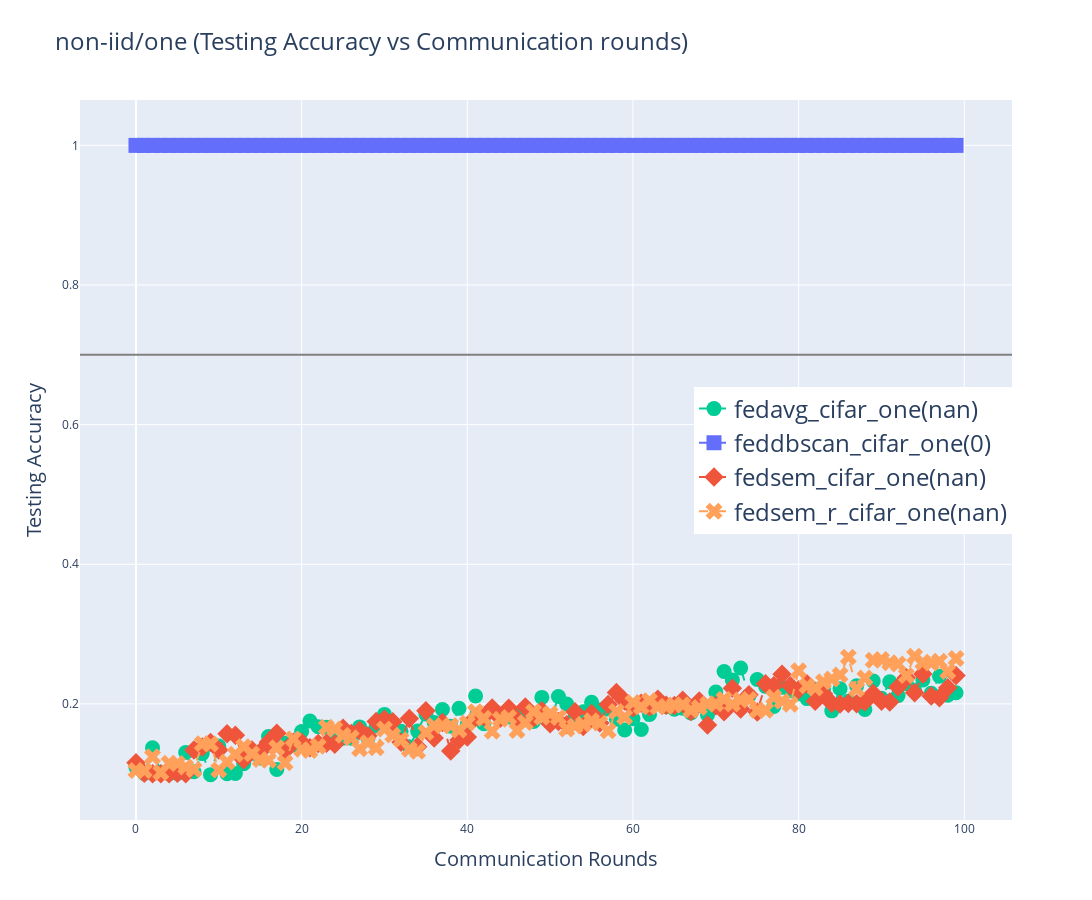

This figure's notebook cell:
### Code cell
import os
import json
import plotly.graph_objs as go
from tqdm import tqdm
import plotly.express as px
import plotly.io as pio

path_to_json_files = '../save/json/cifar/'
# x_len = []
# for folder_name in ['iid','non-iid/one','non-iid/two','non-iid/unequal']: 
#     for json_file_name in os.listdir(os.path.join(path_to_json_files, folder_name)):
#         if not json_file_name.endswith('.json'):
#             continue
#         with open(os.path.join(path_to_json_files, folder_name, json_file_name)) as json_file:
#             json_text = json.load(json_file)
#             acc = json_text['test_accuracy']
#             x_len.append(len(acc))
# print(x_len)
for folder_name in tqdm(['non-iid/one']): # ['iid','non-iid/one','non-iid/two','non-iid/unequal']
    # if folder_name.startswith('.') or 'others' in folder_name or 'desktop.ini' in folder_name:
    #     continue
    # color = list(go.colors.TABLEAU)  # Using Plotly's color palette
    # color_scale = px.colors.qualitative.Plotly
    color_scale = ['#00CC96' ,'#636EFA','#EF553B','#FFA15A']
    data = []
    i=0
    for json_file_name in sorted(os.listdir(os.path.join(path_to_json_files, folder_name))):
        if not json_file_name.endswith('.json'):
            continue
        fn_ls = json_file_name.split('.json')[0].split('_')
        with open(os.path.join(path_to_json_files, folder_name, json_file_name)) as json_file:
            json_text = json.load(json_file)
            acc = json_text['test_accuracy']
            # i_idx = json_file_name.find('iid')
            a_idx = json_file_name.find('_cifar_')
            # e_idx = json_file_name.find('E[')+2
            # if 'Clusters' in json_file_name:
            #     c_idx = json_file_name.find('Clusters')
            #     label_n = "multi-center({})".format(json_file_name[c_idx + 9:fn_idx - 2]) + json_file_name[fn_idx:-5] + "({})".format(len(acc)) # -2: ]_iid
            # else:
            # label_n = json_file_name[:a_idx]+'_cifar_'+json_file_name[i_idx:json_file_name.find('_E[')]+ f"({len(acc)})" # json_file_name[e_idx:json_file_name.find('.json')-1]
            if 'fedsem_r' in json_file_name[:a_idx]:
                label_n = json_file_name[:a_idx]+'_cifar_'+ fn_ls[-1]+ f"({fn_ls[3][6:-1]})"
            else:
                label_n = json_file_name[:a_idx]+'_cifar_'+ fn_ls[-1]+ f"({fn_ls[2][6:-1]})"
            if len(acc) == 1:
                trace = go.Scatter(
                x = [0,max(x_len)],
                y = acc * 2,
                mode='lines+markers',
                name=label_n,
                line=dict(color=color_scale[len(data)], dash='dash'),
                marker=dict(symbol=symbols[i],size=15))
            else:
                trace = go.Scatter(
                    x=list(range(len(acc))),
                    y=acc,
                    mode='lines+markers',
                    name=label_n,
                    line=dict(color=color_scale[len(data)], dash='dash'),
                    marker=dict(symbol=symbols[i],size=15))
            data.append(trace)
            # eb_idx = json_file_name.find('E[')    
            # img_n = json_file_name[eb_idx:-5]
            i+=1
    if 'one' in folder_name:
            layout = go.Layout(
            title=dict(text=f'{folder_name} (Testing Accuracy vs Communication rounds)',font=dict(size=24)),
            xaxis=dict(title='Communication Rounds',titlefont=dict(size=20)),
            yaxis=dict(title='Testing Accuracy',titlefont=dict(size=20)),
            legend=dict(x=1, y=0.5, xanchor='right', yanchor='middle', font=dict(size=24)),
            shapes=[{'type': 'line', 'x0': 0, 'x1': 1, 'xref': 'paper', 'y0': 0.7, 'y1': 0.7, 'yref': 'y', 'line': {'color': 'gray', 'dash': 'solid'}}]
        )
    else:
        layout = go.Layout(
            title=dict(text=f'{folder_name} (Testing Accuracy vs Communication rounds)',font=dict(size=24)),
            xaxis=dict(title='Communication Rounds',titlefont=dict(size=20)),
            yaxis=dict(title='Testing Accuracy',titlefont=dict(size=20)),
            legend=dict(x=1, y=0, xanchor='right', yanchor='bottom', font=dict(size=24)),
            shapes=[{'type': 'line', 'x0': 0, 'x1': 1, 'xref': 'paper', 'y0': 0.7, 'y1': 0.7, 'yref': 'y', 'line': {'color': 'gray', 'dash': 'solid'}}]
        )
    
    fig = go.Figure(data=data, layout=layout)
    fig.update_layout(width=1200, height=900)
    fig.show()
    # fig.write_image(f'../save/img/comparison/mnist/{folder_name}_test_acc_comparison.png',format='png')
    save_path = "../save/img/comparison/cifar/"
    foldname = folder_name.split('/')
    if len(foldname) > 1:
        fold_path = os.path.join(*foldname[:-1])
        save_path = os.path.join(save_path,fold_path)
    full_path = os.path.join(save_path, foldname[-1] + '.png')
    if not os.path.exists(save_path):
        os.makedirs(save_path)
    pio.write_image(fig, full_path)

### Figure 1 — Plotly figure (JSON) as saved in the notebook; plotly's stock layout.template omitted (floating-point values rounded to 4 significant figures)
{"data": [{"line": {"color": "#00CC96", "dash": "dash"}, "marker": {"size": 15, "symbol": "circle"}, "mode": "lines+markers", "name": "fedavg_cifar_one(nan)", "type": "scatter", "x": [0, 1, 2, 3, 4, 5, 6, 7, 8, 9, 10, 11, 12, 13, 14, 15, 16, 17, 18, 19, 20, 21, 22, 23, 24, 25, 26, 27, 28, 29, 30, 31, 32, 33, 34, 35, 36, 37, 38, 39, 40, 41, 42, 43, 44, 45, 46, 47, 48, 49, 50, 51, 52, 53, 54, 55, 56, 57, 58, 59, 60, 61, 62, 63, 64, 65, 66, 67, 68, 69, 70, 71, 72, 73, 74, 75, 76, 77, 78, 79, 80, 81, 82, 83, 84, 85, 86, 87, 88, 89, 90, 91, 92, 93, 94, 95, 96, 97, 98, 99], "y": [0.109, 0.1004, 0.1372, 0.1018, 0.1, 0.1006, 0.1304, 0.1028, 0.1288, 0.09875, 0.1397, 0.1001, 0.1004, 0.1144, 0.13, 0.1226, 0.1534, 0.1061, 0.1437, 0.1412, 0.1604, 0.1754, 0.1673, 0.1666, 0.1593, 0.1508, 0.151, 0.1671, 0.1508, 0.1683, 0.185, 0.1702, 0.1608, 0.1387, 0.1611, 0.1854, 0.1736, 0.1921, 0.1682, 0.1937, 0.1705, 0.2113, 0.1717, 0.1923, 0.1808, 0.1814, 0.1842, 0.1849, 0.1749, 0.2093, 0.1734, 0.2107, 0.2, 0.1816, 0.1888, 0.2023, 0.1914, 0.1926, 0.1782, 0.1627, 0.1787, 0.1633, 0.185, 0.2029, 0.1961, 0.1923, 0.1938, 0.1872, 0.2006, 0.1845, 0.217, 0.2464, 0.2344, 0.2514, 0.2118, 0.2349, 0.2252, 0.1963, 0.2239, 0.2188, 0.2144, 0.2077, 0.2206, 0.2202, 0.1901, 0.2218, 0.2039, 0.2259, 0.1922, 0.233, 0.2081, 0.2318, 0.2119, 0.229, 0.2197, 0.2342, 0.2152, 0.2398, 0.2124, 0.216]}, {"line": {"color": "#636EFA", "dash": "dash"}, "marker": {"size": 15, "symbol": "square"}, "mode": "lines+markers", "name": "feddbscan_cifar_one(0)", "type": "scatter", "x": [0, 1, 2, 3, 4, 5, 6, 7, 8, 9, 10, 11, 12, 13, 14, 15, 16, 17, 18, 19, 20, 21, 22, 23, 24, 25, 26, 27, 28, 29, 30, 31, 32, 33, 34, 35, 36, 37, 38, 39, 40, 41, 42, 43, 44, 45, 46, 47, 48, 49, 50, 51, 52, 53, 54, 55, 56, 57, 58, 59, 60, 61, 62, 63, 64, 65, 66, 67, 68, 69, 70, 71, 72, 73, 74, 75, 76, 77, 78, 79, 80, 81, 82, 83, 84, 85, 86, 87, 88, 89, 90, 91, 92, 93, 94, 95, 96, 97, 98, 99], "y": [1, 1, 1, 1, 1, 1, 1, 1, 1, 1, 1, 1, 1, 1, 1, 1, 1, 1, 1, 1, 1, 1, 1, 1, 1, 1, 1, 1, 1, 1, 1, 1, 1, 1, 1, 1, 1, 1, 1, 1, 1, 1, 1, 1, 1, 1, 1, 1, 1, 1, 1, 1, 1, 1, 1, 1, 1, 1, 1, 1, 1, 1, 1, 1, 1, 1, 1, 1, 1, 1, 1, 1, 1, 1, 1, 1, 1, 1, 1, 1, 1, 1, 1, 1, 1, 1, 1, 1, 1, 1, 1, 1, 1, 1, 1, 1, 1, 1, 1, 1]}, {"line": {"color": "#EF553B", "dash": "dash"}, "marker": {"size": 15, "symbol": "diamond"}, "mode": "lines+markers", "name": "fedsem_cifar_one(nan)", "type": "scatter", "x": [0, 1, 2, 3, 4, 5, 6, 7, 8, 9, 10, 11, 12, 13, 14, 15, 16, 17, 18, 19, 20, 21, 22, 23, 24, 25, 26, 27, 28, 29, 30, 31, 32, 33, 34, 35, 36, 37, 38, 39, 40, 41, 42, 43, 44, 45, 46, 47, 48, 49, 50, 51, 52, 53, 54, 55, 56, 57, 58, 59, 60, 61, 62, 63, 64, 65, 66, 67, 68, 69, 70, 71, 72, 73, 74, 75, 76, 77, 78, 79, 80, 81, 82, 83, 84, 85, 86, 87, 88, 89, 90, 91, 92, 93, 94, 95, 96, 97, 98, 99], "y": [0.1157, 0.1008, 0.1, 0.1, 0.1, 0.1008, 0.1002, 0.1339, 0.1383, 0.1447, 0.1339, 0.1572, 0.1551, 0.12, 0.1339, 0.1315, 0.1454, 0.1578, 0.133, 0.1451, 0.1452, 0.1371, 0.1433, 0.1438, 0.1421, 0.1653, 0.1575, 0.1621, 0.1546, 0.1749, 0.178, 0.1744, 0.1452, 0.1793, 0.1388, 0.1901, 0.1511, 0.1736, 0.1325, 0.1485, 0.1527, 0.1806, 0.1818, 0.194, 0.1795, 0.1938, 0.1779, 0.1958, 0.1801, 0.1901, 0.1717, 0.1747, 0.1702, 0.1889, 0.1677, 0.1863, 0.1727, 0.1993, 0.2164, 0.2041, 0.1946, 0.2011, 0.196, 0.2067, 0.1982, 0.1976, 0.2052, 0.189, 0.2043, 0.1699, 0.1973, 0.1888, 0.2224, 0.1928, 0.2131, 0.1885, 0.2288, 0.2259, 0.2425, 0.2262, 0.2203, 0.2291, 0.2037, 0.2147, 0.2011, 0.1998, 0.2007, 0.2002, 0.203, 0.2151, 0.2039, 0.2027, 0.2243, 0.2373, 0.2161, 0.2428, 0.2113, 0.2088, 0.2233, 0.2406]}, {"line": {"color": "#FFA15A", "dash": "dash"}, "marker": {"size": 15, "symbol": "x"}, "mode": "lines+markers", "name": "fedsem_r_cifar_one(nan)", "type": "scatter", "x": [0, 1, 2, 3, 4, 5, 6, 7, 8, 9, 10, 11, 12, 13, 14, 15, 16, 17, 18, 19, 20, 21, 22, 23, 24, 25, 26, 27, 28, 29, 30, 31, 32, 33, 34, 35, 36, 37, 38, 39, 40, 41, 42, 43, 44, 45, 46, 47, 48, 49, 50, 51, 52, 53, 54, 55, 56, 57, 58, 59, 60, 61, 62, 63, 64, 65, 66, 67, 68, 69, 70, 71, 72, 73, 74, 75, 76, 77, 78, 79, 80, 81, 82, 83, 84, 85, 86, 87, 88, 89, 90, 91, 92, 93, 94, 95, 96, 97, 98, 99], "y": [0.1046, 0.1044, 0.1243, 0.1017, 0.115, 0.1146, 0.1096, 0.106, 0.143, 0.1427, 0.1052, 0.1167, 0.1279, 0.1389, 0.1285, 0.1205, 0.1193, 0.1372, 0.1157, 0.15, 0.1349, 0.1334, 0.1395, 0.1665, 0.1641, 0.1552, 0.1515, 0.1359, 0.1443, 0.1371, 0.1642, 0.1553, 0.1489, 0.1351, 0.1322, 0.1591, 0.1689, 0.1686, 0.1689, 0.1626, 0.1725, 0.1887, 0.1795, 0.161, 0.1781, 0.1806, 0.1618, 0.1732, 0.1887, 0.1808, 0.1859, 0.1805, 0.164, 0.1682, 0.1709, 0.1759, 0.1725, 0.1616, 0.1893, 0.1811, 0.202, 0.1961, 0.2048, 0.1959, 0.1962, 0.1984, 0.1988, 0.1913, 0.1948, 0.1997, 0.2002, 0.2067, 0.1999, 0.2056, 0.2064, 0.1904, 0.191, 0.2096, 0.2037, 0.1995, 0.2474, 0.2259, 0.2228, 0.2317, 0.2358, 0.2416, 0.2671, 0.2215, 0.237, 0.2625, 0.2637, 0.2589, 0.2571, 0.2407, 0.2682, 0.2596, 0.2587, 0.261, 0.2464, 0.265]}], "layout": {"height": 900, "legend": {"font": {"size": 24}, "x": 1, "xanchor": "right", "y": 0.5, "yanchor": "middle"}, "shapes": [{"line": {"color": "gray", "dash": "solid"}, "type": "line", "x0": 0, "x1": 1, "xref": "paper", "y0": 0.7, "y1": 0.7, "yref": "y"}], "title": {"font": {"size": 24}, "text": "non-iid/one (Testing Accuracy vs Communication rounds)"}, "width": 1200, "xaxis": {"title": {"font": {"size": 20}, "text": "Communication Rounds"}}, "yaxis": {"title": {"font": {"size": 20}, "text": "Testing Accuracy"}}}}
